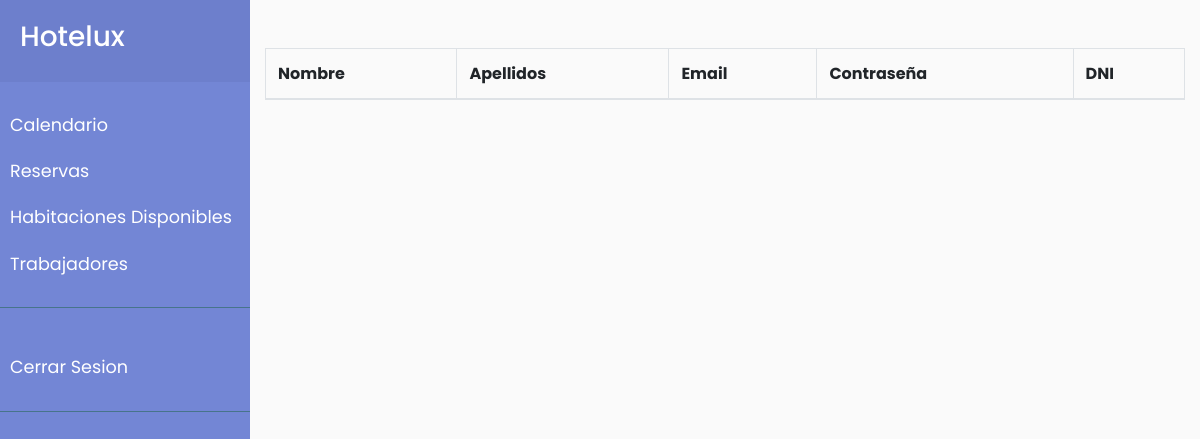
The page /trabajadores.php on the database as committed earlier.
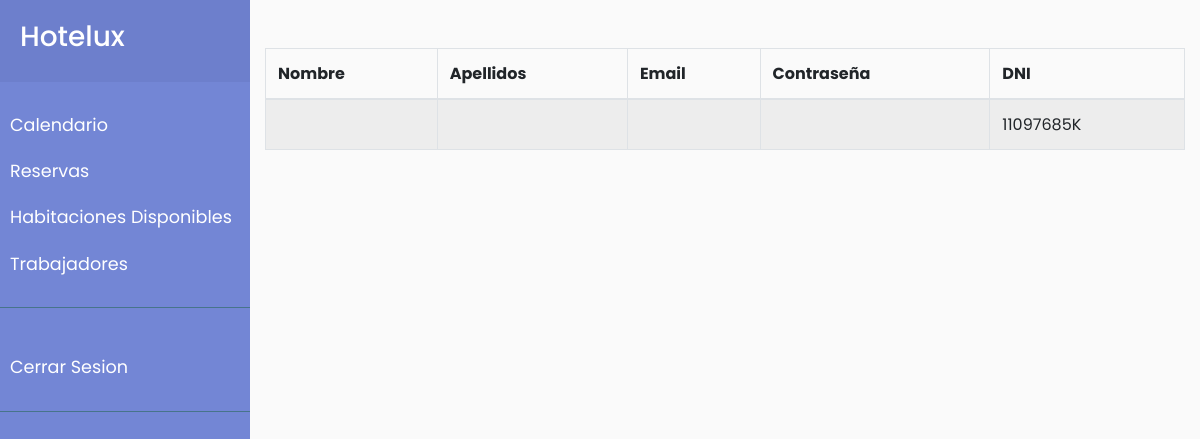
The same page on the database as committed later.
### tables this page shows
CREATE TABLE IF NOT EXISTS `trabajadores` (
  `Name` varchar(30) NOT NULL,
  `Surname` varchar(30) NOT NULL,
  `Mail` varchar(50) NOT NULL,
  `Password` varchar(14) NOT NULL,
  `DNI` varchar(9) NOT NULL
);

### bbdd.php (called while the page is built, shortened)
<?php
function conecta(){
    $servername = "localhost";
    $user = "root";
    $password = "";
    $dbname = "hotel_erp";
    $conn = new mysqli($servername, $user,$password,$dbname);
    return $conn;
}

### trabajadores.php (the view, shortened to what this page needs)
<?php
include "bbdd.php";
include 'cabecera.php';
$consultaTrabajadores = mysqli_query(conecta(), "SELECT * FROM trabajadores");
?>
<div class="mt-5">
    <div class="table-responsive">
        <table class="table table-bordered table-striped" id="datos_trabajadores">
            <thead>
                <tr>
                    <th>Nombre</th>
                    <th>Apellidos</th>
                    <th>Email</th>
                    <th>Contraseña</th>
                    <th>DNI</th>
                </tr>
            </thead>
            <tbody>
                <?php
                $resultset = $consultaTrabajadores or die("error base de datos:" . mysqli_error($conn));
                while ($row = mysqli_fetch_assoc($resultset)) {
                    echo "
                        <tr>
                            <td>" . $row['name'] . "</td>
                            <td>" . $row['surname'] . "</td>
                            <td>" . $row['mail'] . "</td>
                            <td>" . $row['password'] . "</td>
                            <td>" . $row['DNI'] . "</td>
                        </tr>";
                } ?>
            </tbody>
        </table>
    </div>
</div>

Rows that differ between the two databases and show on the page:
added trabajadores: DNI "11097685K"
